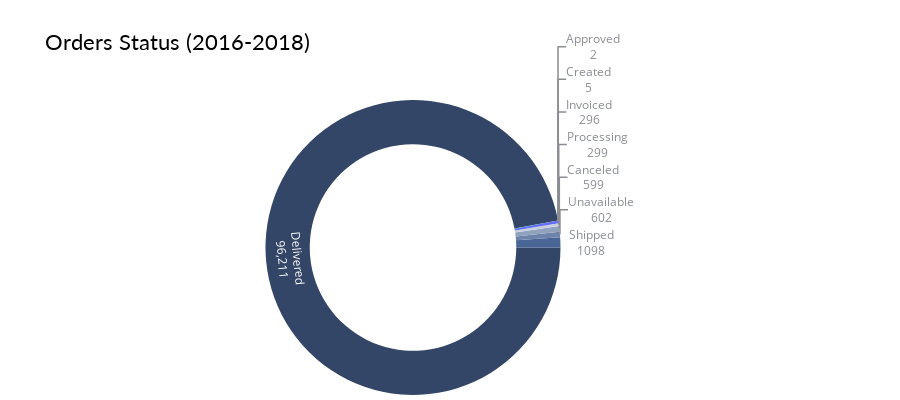

Notebook code cell kept with this figure:
### Code cell
fig = make_subplots(rows=1, cols=1, 
                    specs=[[{"type": "pie"}]],
                    vertical_spacing=0, horizontal_spacing=0.02,
                    subplot_titles=(""))

fig.add_trace(go.Pie(values= order_status[0], labels=order_status["order_status"], name='Store type',
                     marker=dict(colors=['#334668','#496595','#6D83AA','#91A2BF','#C8D0DF']), hole=0.7,
                    hoverinfo='label+value', textinfo='label + value'), 
                    row=1, col=1)

fig.update_yaxes(showgrid=False, ticksuffix=' ', categoryorder='total ascending', row=1, col=1)
fig.update_xaxes(visible=False, row=1, col=1)
fig.update_yaxes(visible=False, row=1, col=1)
fig.update_layout(height=400, bargap=0.4,
                  margin=dict(b=0,r=20,l=20), xaxis=dict(tickmode='linear'),
                  title_text="Orders Status (2016-2018)",
                  template="plotly_white",
                  title_font=dict(size=22, color='black', family="Lato, sans-serif"),
                  font=dict(color='#8a8d93'), 
                  hoverlabel=dict(bgcolor="#f2f2f2", font_size=13, font_family="Lato, sans-serif"),
                  showlegend=False)
fig.update_traces(rotation=90)
fig.update_traces(textposition="auto", selector=dict(type='pie'))

### Figure 1 — Plotly figure (JSON) as saved in the notebook; plotly's stock layout.template omitted (floating-point values rounded to 4 significant figures)
{"data": [{"domain": {"x": [0, 1], "y": [0, 1]}, "hole": 0.7, "hoverinfo": "label+value", "labels": ["Delivered", "Shipped", "Unavailable", "Canceled", "Processing", "Invoiced", "Created", "Approved"], "marker": {"colors": ["#334668", "#496595", "#6D83AA", "#91A2BF", "#C8D0DF"]}, "name": "Store type", "rotation": 90, "textinfo": "label+value", "textposition": "auto", "type": "pie", "values": [96211, 1098, 602, 599, 299, 296, 5, 2]}], "layout": {"bargap": 0.4, "font": {"color": "#8a8d93"}, "height": 400, "hoverlabel": {"bgcolor": "#f2f2f2", "font": {"family": "Lato, sans-serif", "size": 13}}, "margin": {"b": 0, "l": 20, "r": 20}, "showlegend": false, "title": {"font": {"color": "black", "family": "Lato, sans-serif", "size": 22}, "text": "Orders Status (2016-2018)"}, "xaxis": {"tickmode": "linear"}}}
